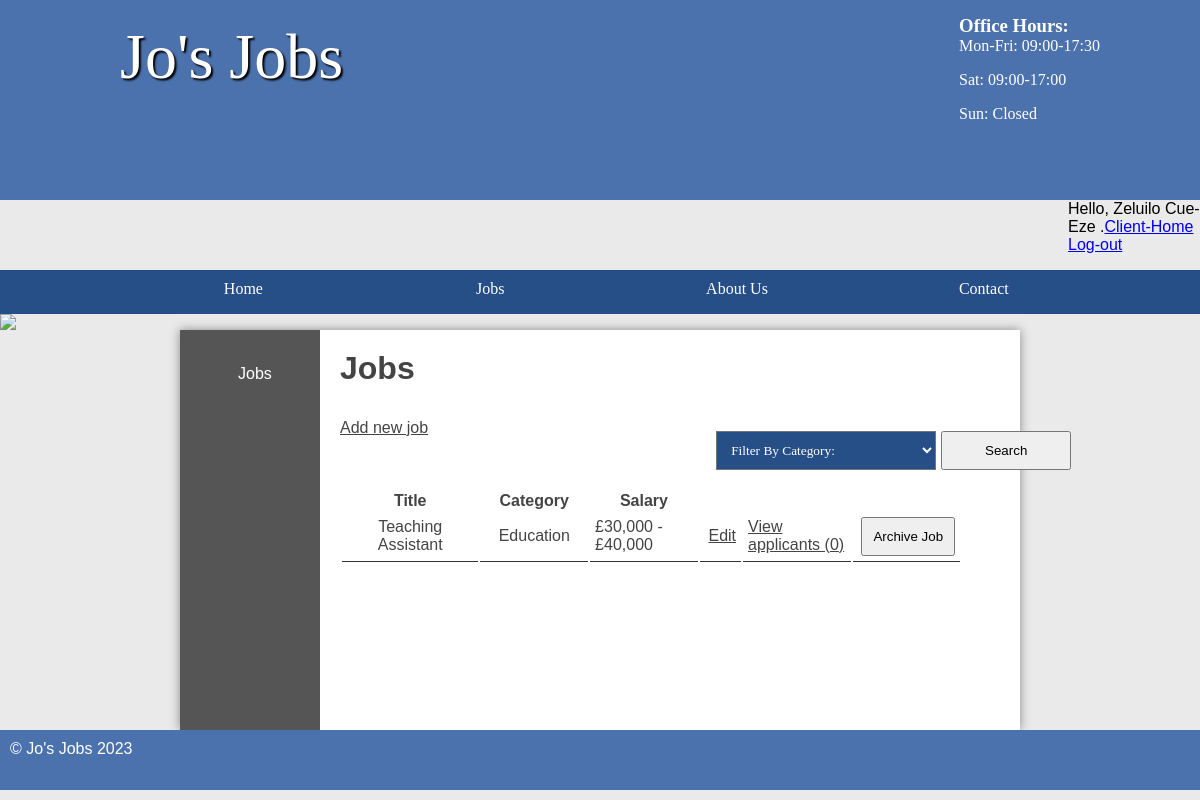
Screenshot of /admin/clientJobs (signed in) with the database file from the repository.
### tables this page shows
CREATE TABLE `job` (
  `id` int(11) NOT NULL AUTO_INCREMENT,
  `title` varchar(45) DEFAULT NULL,
  `description` longblob DEFAULT NULL,
  `salary` varchar(45) DEFAULT NULL,
  `closingDate` date DEFAULT NULL,
  `categoryId` int(11) DEFAULT NULL,
  `location` varchar(255) DEFAULT NULL,
  `archive` tinyint(4) DEFAULT NULL,
  `userId` int(5) DEFAULT NULL,
  PRIMARY KEY (`id`)
);

CREATE TABLE `category` (
  `name` varchar(50) NOT NULL,
  `categoryId` int(11) NOT NULL AUTO_INCREMENT,
  PRIMARY KEY (`categoryId`)
);

### functions/loadTemplate.php (called while the page is built, shortened)
<?php
function loadTemplate($fileName, $templateVars)
{
    extract($templateVars);
    require $fileName;
    return ob_get_clean();
}

### public/index.php (called while the page is built, shortened)
<?php
require '../functions/loadTemplate.php';
$pageController = new PageController($_GET, $_POST);
if ($_SERVER['REQUEST_URI'] !== '/') {
    $functionName = ltrim(explode('?', $_SERVER['REQUEST_URI'])[0], '/');
    if (str_contains($functionName, '/')) {
        $r = explode('/', $functionName);
        $pageController = new $loadController($_GET, $_POST);
        $functionName = $r[1] ?? 'home';
    }
    $page = $pageController->$functionName();
} else {
    $page = $pageController->home();
}
$output = loadTemplate('../templates/' . $page['template'], $page['variables']);
require '../templates/layout/layout.html.php';

### controller/AdminController.php (called while the page is built, shortened)
<?php
class AdminController
{
    private $dbName;
    public function __construct(array $get, array $post, $dbName = 'job')
    {
        $this->dbName = $dbName;
    }
    public function clientJobs(): array
    {
        $jobsTable = new DatabaseTable('job', 'id', $this->dbName);
        $categoryTable = new DatabaseTable('category', 'id', $this->dbName);
        $category = $categoryTable->findAll();
        $stmt = 'SELECT j.id, j.title, j.description, j.salary, j.categoryId, j.archive, j.userId, (SELECT count(*) FROM applicants WHERE jobId = j.id) as count, c.id as catId, u.userId as userId, u.userType, c.name
                    FROM job j
                    JOIN user u ON u.userId = j.userId
                    LEFT JOIN category c ON c.id = j.categoryId';
        $criteria = [];
        if (isset($_SESSION['userDetails']['userType']) && $_SESSION['userDetails']['userType'] == 'client') {
            $stmt .= ' WHERE j.userId = :userId';
            $criteria = [
                'userId' => $_SESSION['userDetails']['userId']
            ];
        } else {
            header("Location: ../home");
        }
        $jobs = $jobsTable->custom($stmt, $criteria, false);
        return ['template' => '../templates/client/clientJobs.html.php',
            'variables' => ['jobs' => $jobs, 'category' => $category],
            'title' => 'Jo\'s Jobs - Client Home'
        ];
    }
}

### Database/DatabaseTable.php (called while the page is built, shortened)
<?php
class DatabaseTable
{
    private $pdo;
    public function __construct($table, $primaryKey, $dbName = 'job')
    {
        $this->pdo = new PDO('mysql:dbname='.$dbName.';host=mysql', 'student', 'student');
    }
    public function custom($stmt, $criteria = [], $checkFetch = true)
    {
        try {
            $stmt = $this->pdo->prepare($stmt);
            $stmt->execute($criteria);
            if ($checkFetch) {
                return $stmt->fetch();
            } else {
                return $stmt->fetchAll();
            }
        } catch (PDOException $e) {
            echo $e;
        }
    }
}

### templates/client/clientJobs.html.php (the view, shortened to what this page needs)
<main class="sidebar">
    <?php require 'client-sidebar.html.php' ?>
    <section class="right">
        <h2>Jobs</h2>
        <a class="new" href="addJob">Add new job</a>
        <div>
            <form action="clientJobs" class="job-filter" method="get">
                <select name="id">
                    <option disabled selected>Filter By Category: </option>
                </select>
                <input type="submit" name="submit" value="Search"/>
            </form>
        </div>
        <?php
        echo '<table>';
        echo '<thead>';
        echo '<tr>';
        echo '<th style="width: 19%">Title</th>';
        echo '<th class="category" style="width: 15%">Category</th>';
        echo '<th class="salary" style="width: 15%">Salary</th>';
        echo '<th style="width: 5%">&nbsp;</th>';
        echo '<th style="width: 15%">&nbsp;</th>';
        echo '<th style="width: 5%">&nbsp;</th>';
        echo '<th style="width: 5%">&nbsp;</th>';
        echo '</tr>';
        foreach ($jobs as $job) {
            echo '<tr>';
            echo '<td style="text-align: center">' . $job['title'] . '</td>';
            echo '<td style="text-align: center">' . $job['name'] . '</td>';
            echo '<td>' . $job['salary'] . '</td>';
            echo '<td><a style="float: right" href="editjob?id=' . $job['id'] . '">Edit</a></td>';
            echo '<td><a style="float: right" href="applicants?id=' . $job['id'] . '">View applicants (' . $job['count'] . ')</a></td>';
            echo '<td><form method="post" action="archiveJob">';
            if ($job['archive'] == 1) {
                echo '<input type="submit" name="submit" value="Un-Archive Job" />';
                echo '<input type="hidden" name="archive" value="0" />';
            } else {
                echo '<input type="submit" name="submit" value="Archive Job" />';
            }
            echo '</form></td>';
            echo '</tr>';
        }
        echo '</thead>';
        echo '</table>';
        ?>
    </section>
</main>

### public/styles.css (style rules this page uses)
* { margin: 0; padding: 0; }
html { font-family: 'Oxygen-Regular', verdana, sans-serif; }
body { background-color: #eaeaea; }
main a { color: #333; }
main { min-height: 50vh; background-color: #fff; width: 70vw; display: block; margin: auto; box-shadow: 0px 0px 10px #888; color: #444; }
main h2 { font-size: 2em; }
p, li, h2 { margin-bottom: 1em; }
form select, form label, form input, form textarea { float: left; width: 200px; padding: 10px; margin-top: 20px; }
input[type="submit"] { clear: both; margin-left: 220px; width: 220px; cursor: pointer }
section a { color: #444; }
form select { width: 220px; }
table { width: 100%; margin-top: 20px; }
td { padding: 5px; border-bottom: 1px solid #333; }
.stock, .sidebar { display: table; }
.stock .products, .sidebar .right { display: table-cell; padding: 20px; }
table td input[type="submit"] { margin: 0; float: right; width: auto; padding: auto; }
.right { padding: 20px; }
.job-filter { margin-left: 57%; margin-top: -4%; display: inline-flex; }
.job-filter select { background-color: #264f87; font-family: 'Oxygen-Regular'; color: white; }
.job-filter input[type="submit"] { clear: none; margin-left: 5px; width: 130px; padding: 9.5px; border-radius: 4px solid #ffffff; cursor: pointer; }

### rows the page displays
job: title "Teaching Assistant", categoryId.name "Education", salary "£30,000 - £40,000", count "0"

### other values shown
$_SESSION['userDetails']['fullName'] "Zeluilo Cue-Eze"
